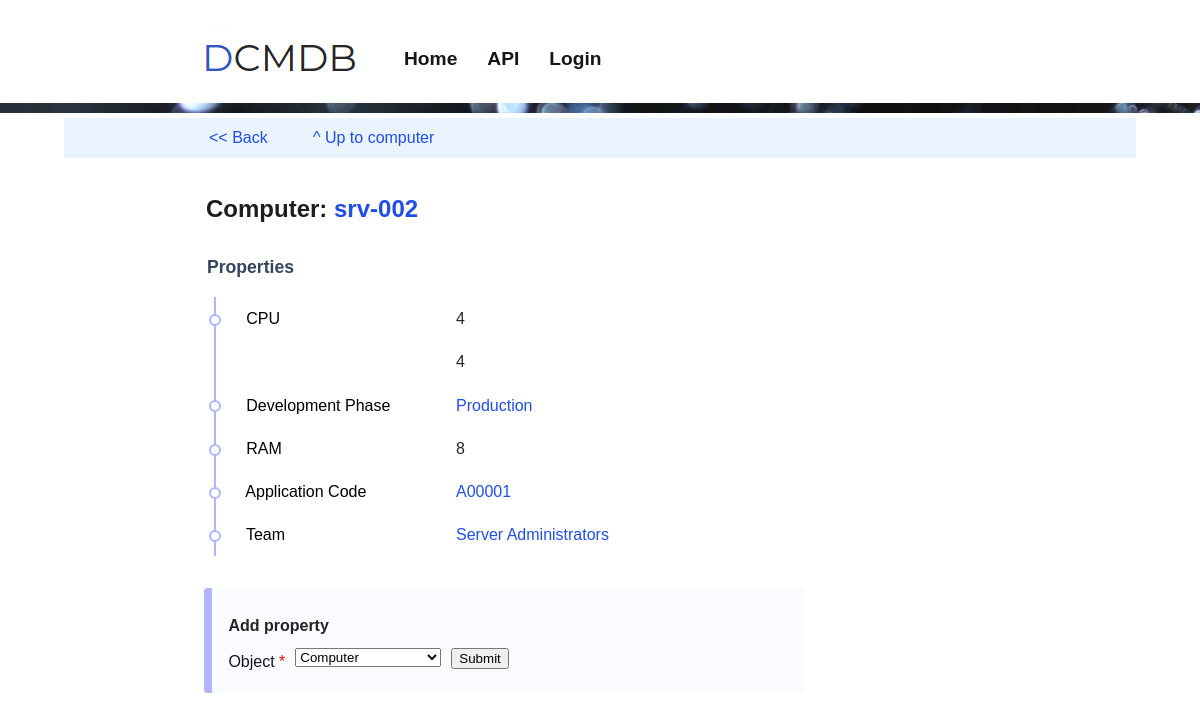
Screenshot of /ui/api/v1/class/computer/srv-002 with the database file from the repository.
### tables this page shows
CREATE TABLE classes (id integer primary key autoincrement, handle text UNIQUE, name text, type text, description text, appended integer, unit text, value_prefix, value_limit text, applies_to text, accepts text);

CREATE TABLE records (id integer primary key autoincrement, class_id int, handle text, label text, value text, target_id int, alias_src_id int, alias_dst_id int);

### frontend/api_v1.py (the view)
@api.route('/ui/api/v1/class/<class_handle>/<record_handle>', methods=['GET', 'POST'])
@api.route('/ui/api/v1/class/<class_handle>/<record_handle>/', methods=['GET', 'POST'])
def route_record_handle(class_handle, record_handle):
    rc = get_record_class(class_handle)
    rec_id = index.backend.get_record_id(rc.id, record_handle)
    return render_record_details(rec_id)

### frontend/forms.py
class AddPropertyForm_choose_class(FlaskForm):
    class_handle   = SelectField('Object', validators=[Optional()])
    submit1       = SubmitField('Submit')

class AddPropertyForm_choose_record(FlaskForm):
    class_handle   = StringField('Class',validators=[InputRequired()])
    record_handle = SelectField('Record', validators=[InputRequired()])
    submit2       = SubmitField('Submit')

### backend/app.py (called while the page is built)
    def get_record_class(self, class_id):
        query = "SELECT * FROM classes WHERE id = {}".format(class_id)
        row = self.db.fetch_one(query)
        if row is None or row is False:
            return False
        return RecordClass(self, class_id)

    def get_all_record_classes(self):
        query = "SELECT * FROM classes"
        return self.get_object_list(query, RecordClass)

    def get_record(self, record_id):
        query = "SELECT * FROM records WHERE id = {}".format(record_id)
        row = self.db.fetch_one(query)
        if row is None or row is False:
            return False
        return Record(self, record_id)

    def get_record_class_id(self, class_handle):
        query = "SELECT id FROM classes WHERE handle = '{}';".format(class_handle)
        row = self.db.fetch_one(query)
        if row:
            return row[0]
        return False

    def get_record_id(self, class_id, record_handle):
        query = "SELECT id FROM records WHERE handle = '{}' AND class_id = {};" \
                .format(record_handle, class_id)
        row = self.db.fetch_one(query)
        if row:
            return row[0]
        return False

    def get_object_list(self, query, ObjectClass):
        query_result = self.db.fetch_all(query)
        object_list = []
        for row in query_result:
            obj_id = row[0]
            obj = ObjectClass(self, obj_id)
            object_list.append(obj)
        return object_list

    def csl_to_list(self, csl):
        l = csl.split(", ")
        return list(filter(None, l))

### backend/application/sqlite_engine.py (called while the page is built)
    def connect(self):
        if self.connection == False:
            self.connection = sqlite3.connect(self.url)
            self.cursor = self.connection.cursor()

    def commit(self):
        self.connection.commit()

    def close_connection(self):
        self.connection.close()
        self.connection = False

    def fetch_one(self, query):
        self.connect()
        qr = self.cursor.execute(query)
        result = self.cursor.fetchone()
        self.commit()
        self.close_connection()
        return result

### frontend/templates/api_v1_record_details.html (shortened to what this page needs)
{% extends "base.html" %}
{% from 'common.html' import api_nav %}
{% from 'common.html' import input as input %}
{% block extra_css %}
		<link rel="stylesheet" href="/static/dist/css/forms.css" />
{% endblock %}
{% block content %}
<article style="max-width:100vw;" class="flat-article">
	{{ api_nav(g) }}
</article>
<article class="flat-article">
	<h1> {{ g.record.class_name }}:  <a href="/ui/api/v1/{{ g.record.url }}">{{ g.title }}</a></h1>
</article>
<article>
<table>
	<table class="tablelist">
		{% if g.record.custom_attributes %}
			<tr><td colspan="3"><h2>Properties</h2></td></tr>
			{% for group in g.record.custom_attributes %}
				{% set rc = group[1][0].record_class %}
				<tr>
					<td class="bullet" valign="top" rowspan="{{ group[1]|length + 1 }}">
						<a style="color:black;" href="/ui/api/v1/{{ rc.url }}">
							{{ rc.name }}
						</a>
					</td>
				</tr>
				{% for obj in group[1] %}
					<tr>
						{% if obj.class_type == 'value' %}
							<td>
								 {{ obj.value }}
							</td>
						{% elif obj.class_type == 'alias' %}
							<td colspan="2">
								<a href="/ui/api/v1/{{ obj.alias_src.url }}">
									{{ obj.alias_src.label }}
								</a>
							</td>
						{% else %}
							<td colspan="2">
								<a href="/ui/api/v1/{{ obj.url }}">
									{{ obj.label }}
								</a>
							</td>
						{% endif %}
					</tr>
				{% endfor %}
			{% endfor %}
		{% endif %}
	</table>
</article>
<div id="nav-inpage" class="dark">
		{% if g.form == 'choose_class' %}
		<form method="POST" class="flat">
		<h4> Add property</h4>
		{{ input(form.class_handle,5,True) }}
		{{ form.submit1 }}
		</form>
		{% endif %}
</div>
{% endblock %}

### rows the page displays
classes: record.class_name "Computer"
records: title "srv-002"
classes: name "CPU"
classes: name "Development Phase"
records: label "Production"
classes: name "RAM"
classes: name "Application Code"
records: label "A00001"
classes: name "Team"
records: label "Server Administrators"

### other values shown
{{ g.parent_page_link_name }} "^ Up to computer"
{{ obj.value }} "4" "4" "8"
{{ field.label }} "Object"
